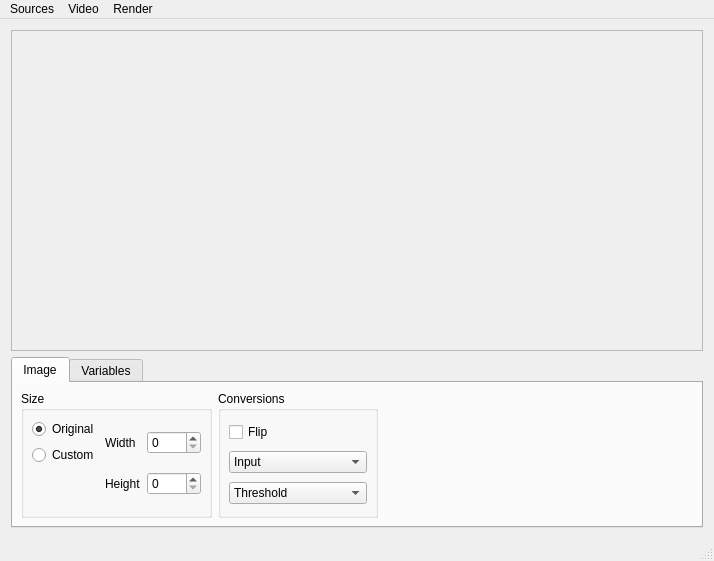
<?xml version="1.0" encoding="UTF-8"?>
<ui version="4.0">
 <class>MainWindow</class>
 <widget class="QMainWindow" name="MainWindow">
  <property name="geometry">
   <rect>
    <x>0</x>
    <y>0</y>
    <width>714</width>
    <height>561</height>
   </rect>
  </property>
  <property name="windowTitle">
   <string>Filter and Derivatives</string>
  </property>
  <widget class="QWidget" name="centralWidget">
   <layout class="QVBoxLayout" name="verticalLayout">
    <item>
     <widget class="QScrollArea" name="scrollAreaSource">
      <property name="sizePolicy">
       <sizepolicy hsizetype="Expanding" vsizetype="Expanding">
        <horstretch>0</horstretch>
        <verstretch>0</verstretch>
       </sizepolicy>
      </property>
      <property name="widgetResizable">
       <bool>true</bool>
      </property>
      <property name="alignment">
       <set>Qt::AlignCenter</set>
      </property>
      <widget class="QcvMatWidget" name="sourceImage">
       <property name="geometry">
        <rect>
         <x>0</x>
         <y>0</y>
         <width>688</width>
         <height>309</height>
        </rect>
       </property>
      </widget>
     </widget>
    </item>
    <item>
     <widget class="QTabWidget" name="tabWidgetFilters">
      <property name="sizePolicy">
       <sizepolicy hsizetype="Expanding" vsizetype="Preferred">
        <horstretch>0</horstretch>
        <verstretch>0</verstretch>
       </sizepolicy>
      </property>
      <property name="currentIndex">
       <number>0</number>
      </property>
      <widget class="QWidget" name="tabImage">
       <attribute name="title">
        <string>Image</string>
       </attribute>
       <layout class="QHBoxLayout" name="horizontalLayout">
        <property name="leftMargin">
         <number>8</number>
        </property>
        <property name="topMargin">
         <number>8</number>
        </property>
        <property name="rightMargin">
         <number>8</number>
        </property>
        <property name="bottomMargin">
         <number>8</number>
        </property>
        <item>
         <widget class="QGroupBox" name="groupBoxSize">
          <property name="title">
           <string>Size</string>
          </property>
          <layout class="QHBoxLayout" name="horizontalLayout_4">
           <property name="leftMargin">
            <number>8</number>
           </property>
           <property name="topMargin">
            <number>8</number>
           </property>
           <property name="rightMargin">
            <number>8</number>
           </property>
           <property name="bottomMargin">
            <number>8</number>
           </property>
           <item>
            <layout class="QVBoxLayout" name="verticalLayout_6">
             <item>
              <widget class="QRadioButton" name="radioButtonOrigSize">
               <property name="text">
                <string>Original</string>
               </property>
               <property name="checked">
                <bool>true</bool>
               </property>
              </widget>
             </item>
             <item>
              <widget class="QRadioButton" name="radioButtonCustomSize">
               <property name="text">
                <string>Custom</string>
               </property>
              </widget>
             </item>
             <item>
              <spacer name="verticalSpacer_2">
               <property name="orientation">
                <enum>Qt::Vertical</enum>
               </property>
               <property name="sizeHint" stdset="0">
                <size>
                 <width>20</width>
                 <height>40</height>
                </size>
               </property>
              </spacer>
             </item>
            </layout>
           </item>
           <item>
            <layout class="QVBoxLayout" name="verticalLayout_5">
             <item>
              <layout class="QHBoxLayout" name="horizontalLayout_2">
               <item>
                <widget class="QLabel" name="labelWidth">
                 <property name="text">
                  <string>Width</string>
                 </property>
                </widget>
               </item>
               <item>
                <widget class="QSpinBox" name="spinBoxWidth">
                 <property name="maximum">
                  <number>1600</number>
                 </property>
                 <property name="singleStep">
                  <number>4</number>
                 </property>
                </widget>
               </item>
              </layout>
             </item>
             <item>
              <layout class="QHBoxLayout" name="horizontalLayout_3">
               <item>
                <widget class="QLabel" name="labelHeight">
                 <property name="text">
                  <string>Height</string>
                 </property>
                </widget>
               </item>
               <item>
                <widget class="QSpinBox" name="spinBoxHeight">
                 <property name="maximum">
                  <number>1200</number>
                 </property>
                 <property name="singleStep">
                  <number>4</number>
                 </property>
                </widget>
               </item>
              </layout>
             </item>
            </layout>
           </item>
          </layout>
         </widget>
        </item>
        <item>
         <widget class="QGroupBox" name="groupBoxConv">
          <property name="title">
           <string>Conversions</string>
          </property>
          <layout class="QVBoxLayout" name="verticalLayout_2">
           <property name="leftMargin">
            <number>8</number>
           </property>
           <property name="topMargin">
            <number>8</number>
           </property>
           <property name="rightMargin">
            <number>8</number>
           </property>
           <property name="bottomMargin">
            <number>8</number>
           </property>
           <item>
            <widget class="QCheckBox" name="checkBoxFlip">
             <property name="text">
              <string>Flip</string>
             </property>
            </widget>
           </item>
           <item>
            <widget class="QComboBox" name="comboBoxImages">
             <item>
              <property name="text">
               <string>Input</string>
              </property>
             </item>
             <item>
              <property name="text">
               <string>Gray</string>
              </property>
             </item>
             <item>
              <property name="text">
               <string>Blurred</string>
              </property>
             </item>
             <item>
              <property name="text">
               <string>X Gradient</string>
              </property>
             </item>
             <item>
              <property name="text">
               <string>Y Gradient</string>
              </property>
             </item>
             <item>
              <property name="text">
               <string>Gradient Magnitude</string>
              </property>
             </item>
             <item>
              <property name="text">
               <string>Gradient Angle</string>
              </property>
             </item>
             <item>
              <property name="text">
               <string>Edge Map</string>
              </property>
             </item>
             <item>
              <property name="text">
               <string>Laplacian</string>
              </property>
             </item>
             <item>
              <property name="text">
               <string>Cornerness</string>
              </property>
             </item>
             <item>
              <property name="text">
               <string>Harris Cornerness</string>
              </property>
             </item>
            </widget>
           </item>
           <item>
            <widget class="QComboBox" name="comboBoxEdges">
             <item>
              <property name="text">
               <string>Threshold</string>
              </property>
             </item>
             <item>
              <property name="text">
               <string>Canny</string>
              </property>
             </item>
             <item>
              <property name="text">
               <string>Merged</string>
              </property>
             </item>
            </widget>
           </item>
          </layout>
         </widget>
        </item>
        <item>
         <spacer name="horizontalSpacer">
          <property name="orientation">
           <enum>Qt::Horizontal</enum>
          </property>
          <property name="sizeHint" stdset="0">
           <size>
            <width>40</width>
            <height>20</height>
           </size>
          </property>
         </spacer>
        </item>
       </layout>
      </widget>
      <widget class="QWidget" name="tabVariables">
       <attribute name="title">
        <string>Variables</string>
       </attribute>
       <layout class="QGridLayout" name="gridLayout_2">
        <property name="leftMargin">
         <number>8</number>
        </property>
        <property name="topMargin">
         <number>8</number>
        </property>
        <property name="rightMargin">
         <number>8</number>
        </property>
        <property name="bottomMargin">
         <number>8</number>
        </property>
        <item row="1" column="0">
         <widget class="QLabel" name="labelSigma">
          <property name="text">
           <string>Sigma</string>
          </property>
         </widget>
        </item>
        <item row="1" column="1">
         <widget class="QLabel" name="labelSigmaMin">
          <property name="text">
           <string>0.0</string>
          </property>
          <property name="alignment">
           <set>Qt::AlignRight|Qt::AlignTrailing|Qt::AlignVCenter</set>
          </property>
         </widget>
        </item>
        <item row="1" column="2">
         <widget class="QSlider" name="horizontalSliderSigma">
          <property name="maximum">
           <number>315</number>
          </property>
          <property name="orientation">
           <enum>Qt::Horizontal</enum>
          </property>
         </widget>
        </item>
        <item row="1" column="3">
         <widget class="QLabel" name="labelSigmaMax">
          <property name="text">
           <string>1.0</string>
          </property>
         </widget>
        </item>
        <item row="1" column="4">
         <widget class="QDoubleSpinBox" name="doubleSpinBoxSigma">
          <property name="minimum">
           <double>0.350000000000000</double>
          </property>
          <property name="maximum">
           <double>3.500000000000000</double>
          </property>
          <property name="singleStep">
           <double>0.010000000000000</double>
          </property>
         </widget>
        </item>
        <item row="0" column="0">
         <widget class="QLabel" name="labelKernel">
          <property name="text">
           <string>Kernel</string>
          </property>
         </widget>
        </item>
        <item row="0" column="1">
         <widget class="QLabel" name="labelKernelMin">
          <property name="text">
           <string>3</string>
          </property>
          <property name="alignment">
           <set>Qt::AlignRight|Qt::AlignTrailing|Qt::AlignVCenter</set>
          </property>
         </widget>
        </item>
        <item row="0" column="2">
         <widget class="QSlider" name="horizontalSliderKernel">
          <property name="minimum">
           <number>3</number>
          </property>
          <property name="maximum">
           <number>15</number>
          </property>
          <property name="singleStep">
           <number>2</number>
          </property>
          <property name="pageStep">
           <number>2</number>
          </property>
          <property name="value">
           <number>3</number>
          </property>
          <property name="orientation">
           <enum>Qt::Horizontal</enum>
          </property>
         </widget>
        </item>
        <item row="0" column="3">
         <widget class="QLabel" name="labelKernelMax">
          <property name="text">
           <string>15</string>
          </property>
         </widget>
        </item>
        <item row="0" column="4">
         <widget class="QSpinBox" name="spinBoxKernel">
          <property name="minimum">
           <number>3</number>
          </property>
          <property name="maximum">
           <number>15</number>
          </property>
          <property name="singleStep">
           <number>2</number>
          </property>
         </widget>
        </item>
        <item row="2" column="0">
         <widget class="QLabel" name="labelThreshold">
          <property name="text">
           <string>Threshold</string>
          </property>
         </widget>
        </item>
        <item row="2" column="1">
         <widget class="QLabel" name="labelThresholdMin">
          <property name="text">
           <string>0</string>
          </property>
          <property name="alignment">
           <set>Qt::AlignRight|Qt::AlignTrailing|Qt::AlignVCenter</set>
          </property>
         </widget>
        </item>
        <item row="2" column="2">
         <widget class="QSlider" name="horizontalSliderThreshold">
          <property name="maximum">
           <number>255</number>
          </property>
          <property name="value">
           <number>127</number>
          </property>
          <property name="orientation">
           <enum>Qt::Horizontal</enum>
          </property>
         </widget>
        </item>
        <item row="2" column="3">
         <widget class="QLabel" name="labelThresholdMax">
          <property name="text">
           <string>255</string>
          </property>
         </widget>
        </item>
        <item row="2" column="4">
         <widget class="QSpinBox" name="spinBoxThreshold">
          <property name="maximum">
           <number>255</number>
          </property>
          <property name="value">
           <number>127</number>
          </property>
         </widget>
        </item>
        <item row="3" column="0">
         <widget class="QLabel" name="labelKappa">
          <property name="text">
           <string>Kappa</string>
          </property>
         </widget>
        </item>
        <item row="3" column="1">
         <widget class="QLabel" name="labelKappaMin">
          <property name="text">
           <string>0.04</string>
          </property>
          <property name="alignment">
           <set>Qt::AlignRight|Qt::AlignTrailing|Qt::AlignVCenter</set>
          </property>
         </widget>
        </item>
        <item row="3" column="2">
         <widget class="QSlider" name="horizontalSliderKappa">
          <property name="maximum">
           <number>11</number>
          </property>
          <property name="orientation">
           <enum>Qt::Horizontal</enum>
          </property>
         </widget>
        </item>
        <item row="3" column="3">
         <widget class="QLabel" name="labelKappaMax">
          <property name="text">
           <string>0.15</string>
          </property>
         </widget>
        </item>
        <item row="3" column="4">
         <widget class="QDoubleSpinBox" name="doubleSpinBoxKappa">
          <property name="minimum">
           <double>0.040000000000000</double>
          </property>
          <property name="maximum">
           <double>0.150000000000000</double>
          </property>
          <property name="singleStep">
           <double>0.010000000000000</double>
          </property>
         </widget>
        </item>
       </layout>
      </widget>
     </widget>
    </item>
   </layout>
  </widget>
  <widget class="QMenuBar" name="menuBar">
   <property name="geometry">
    <rect>
     <x>0</x>
     <y>0</y>
     <width>714</width>
     <height>22</height>
    </rect>
   </property>
   <widget class="QMenu" name="menuSources">
    <property name="title">
     <string>Sources</string>
    </property>
    <addaction name="actionCamera_0"/>
    <addaction name="actionCamera_1"/>
    <addaction name="actionFile"/>
    <addaction name="separator"/>
    <addaction name="actionQuit"/>
   </widget>
   <widget class="QMenu" name="menuVideo">
    <property name="title">
     <string>Video</string>
    </property>
    <widget class="QMenu" name="menuSize">
     <property name="title">
      <string>taille</string>
     </property>
     <addaction name="actionOriginalSize"/>
     <addaction name="actionConstrainedSize"/>
    </widget>
    <addaction name="actionFlip"/>
    <addaction name="separator"/>
    <addaction name="menuSize"/>
   </widget>
   <widget class="QMenu" name="menuRender">
    <property name="title">
     <string>Render</string>
    </property>
    <addaction name="actionRenderImage"/>
    <addaction name="actionRenderPixmap"/>
    <addaction name="actionRenderOpenGL"/>
   </widget>
   <addaction name="menuSources"/>
   <addaction name="menuVideo"/>
   <addaction name="menuRender"/>
  </widget>
  <widget class="QStatusBar" name="statusBar"/>
  <action name="actionCamera_0">
   <property name="text">
    <string>Camera 0</string>
   </property>
   <property name="toolTip">
    <string>caméra interne</string>
   </property>
   <property name="shortcut">
    <string>Ctrl+Shift+0</string>
   </property>
  </action>
  <action name="actionCamera_1">
   <property name="text">
    <string>Camera 1</string>
   </property>
   <property name="toolTip">
    <string>caméra externe</string>
   </property>
   <property name="shortcut">
    <string>Ctrl+Shift+1</string>
   </property>
  </action>
  <action name="actionFile">
   <property name="text">
    <string>File</string>
   </property>
   <property name="toolTip">
    <string>fichier video</string>
   </property>
   <property name="shortcut">
    <string>Ctrl+O</string>
   </property>
  </action>
  <action name="actionFlip">
   <property name="checkable">
    <bool>true</bool>
   </property>
   <property name="text">
    <string>flip</string>
   </property>
  </action>
  <action name="actionOriginalSize">
   <property name="checkable">
    <bool>true</bool>
   </property>
   <property name="text">
    <string>Originale</string>
   </property>
   <property name="toolTip">
    <string>taille originale</string>
   </property>
  </action>
  <action name="actionConstrainedSize">
   <property name="checkable">
    <bool>true</bool>
   </property>
   <property name="text">
    <string>Custom</string>
   </property>
   <property name="iconText">
    <string>contrainte</string>
   </property>
   <property name="toolTip">
    <string>taille imposée</string>
   </property>
  </action>
  <action name="actionQuit">
   <property name="text">
    <string>Quitter</string>
   </property>
  </action>
  <action name="actionRenderImage">
   <property name="checkable">
    <bool>true</bool>
   </property>
   <property name="checked">
    <bool>true</bool>
   </property>
   <property name="text">
    <string>Image</string>
   </property>
  </action>
  <action name="actionRenderPixmap">
   <property name="checkable">
    <bool>true</bool>
   </property>
   <property name="text">
    <string>Pixmap</string>
   </property>
  </action>
  <action name="actionRenderOpenGL">
   <property name="checkable">
    <bool>true</bool>
   </property>
   <property name="text">
    <string>OpenGL</string>
   </property>
  </action>
 </widget>
 <layoutdefault spacing="6" margin="11"/>
 <customwidgets>
  <customwidget>
   <class>QcvMatWidget</class>
   <extends>QWidget</extends>
   <header>QcvMatWidget.h</header>
   <container>1</container>
  </customwidget>
 </customwidgets>
 <tabstops>
  <tabstop>radioButtonOrigSize</tabstop>
  <tabstop>radioButtonCustomSize</tabstop>
  <tabstop>spinBoxWidth</tabstop>
  <tabstop>spinBoxHeight</tabstop>
  <tabstop>checkBoxFlip</tabstop>
  <tabstop>comboBoxImages</tabstop>
  <tabstop>comboBoxEdges</tabstop>
  <tabstop>spinBoxKernel</tabstop>
  <tabstop>doubleSpinBoxSigma</tabstop>
  <tabstop>spinBoxThreshold</tabstop>
  <tabstop>doubleSpinBoxKappa</tabstop>
  <tabstop>horizontalSliderKernel</tabstop>
  <tabstop>horizontalSliderSigma</tabstop>
  <tabstop>horizontalSliderThreshold</tabstop>
  <tabstop>horizontalSliderKappa</tabstop>
  <tabstop>tabWidgetFilters</tabstop>
  <tabstop>scrollAreaSource</tabstop>
 </tabstops>
 <resources/>
 <connections>
  <connection>
   <sender>radioButtonCustomSize</sender>
   <signal>clicked(bool)</signal>
   <receiver>actionConstrainedSize</receiver>
   <slot>setChecked(bool)</slot>
   <hints>
    <hint type="sourcelabel">
     <x>108</x>
     <y>444</y>
    </hint>
    <hint type="destinationlabel">
     <x>-1</x>
     <y>-1</y>
    </hint>
   </hints>
  </connection>
  <connection>
   <sender>actionConstrainedSize</sender>
   <signal>triggered(bool)</signal>
   <receiver>radioButtonCustomSize</receiver>
   <slot>setChecked(bool)</slot>
   <hints>
    <hint type="sourcelabel">
     <x>-1</x>
     <y>-1</y>
    </hint>
    <hint type="destinationlabel">
     <x>108</x>
     <y>444</y>
    </hint>
   </hints>
  </connection>
  <connection>
   <sender>radioButtonOrigSize</sender>
   <signal>clicked(bool)</signal>
   <receiver>actionOriginalSize</receiver>
   <slot>setChecked(bool)</slot>
   <hints>
    <hint type="sourcelabel">
     <x>108</x>
     <y>425</y>
    </hint>
    <hint type="destinationlabel">
     <x>-1</x>
     <y>-1</y>
    </hint>
   </hints>
  </connection>
  <connection>
   <sender>actionOriginalSize</sender>
   <signal>triggered(bool)</signal>
   <receiver>radioButtonOrigSize</receiver>
   <slot>setChecked(bool)</slot>
   <hints>
    <hint type="sourcelabel">
     <x>-1</x>
     <y>-1</y>
    </hint>
    <hint type="destinationlabel">
     <x>108</x>
     <y>425</y>
    </hint>
   </hints>
  </connection>
  <connection>
   <sender>checkBoxFlip</sender>
   <signal>clicked(bool)</signal>
   <receiver>actionFlip</receiver>
   <slot>setChecked(bool)</slot>
   <hints>
    <hint type="sourcelabel">
     <x>386</x>
     <y>425</y>
    </hint>
    <hint type="destinationlabel">
     <x>-1</x>
     <y>-1</y>
    </hint>
   </hints>
  </connection>
  <connection>
   <sender>actionFlip</sender>
   <signal>triggered(bool)</signal>
   <receiver>checkBoxFlip</receiver>
   <slot>setChecked(bool)</slot>
   <hints>
    <hint type="sourcelabel">
     <x>-1</x>
     <y>-1</y>
    </hint>
    <hint type="destinationlabel">
     <x>386</x>
     <y>425</y>
    </hint>
   </hints>
  </connection>
  <connection>
   <sender>spinBoxKernel</sender>
   <signal>valueChanged(int)</signal>
   <receiver>horizontalSliderKernel</receiver>
   <slot>setValue(int)</slot>
   <hints>
    <hint type="sourcelabel">
     <x>630</x>
     <y>393</y>
    </hint>
    <hint type="destinationlabel">
     <x>573</x>
     <y>395</y>
    </hint>
   </hints>
  </connection>
  <connection>
   <sender>horizontalSliderKernel</sender>
   <signal>valueChanged(int)</signal>
   <receiver>spinBoxKernel</receiver>
   <slot>setValue(int)</slot>
   <hints>
    <hint type="sourcelabel">
     <x>470</x>
     <y>395</y>
    </hint>
    <hint type="destinationlabel">
     <x>638</x>
     <y>398</y>
    </hint>
   </hints>
  </connection>
  <connection>
   <sender>spinBoxThreshold</sender>
   <signal>valueChanged(int)</signal>
   <receiver>horizontalSliderThreshold</receiver>
   <slot>setValue(int)</slot>
   <hints>
    <hint type="sourcelabel">
     <x>649</x>
     <y>467</y>
    </hint>
    <hint type="destinationlabel">
     <x>571</x>
     <y>467</y>
    </hint>
   </hints>
  </connection>
  <connection>
   <sender>horizontalSliderThreshold</sender>
   <signal>valueChanged(int)</signal>
   <receiver>spinBoxThreshold</receiver>
   <slot>setValue(int)</slot>
   <hints>
    <hint type="sourcelabel">
     <x>459</x>
     <y>470</y>
    </hint>
    <hint type="destinationlabel">
     <x>638</x>
     <y>459</y>
    </hint>
   </hints>
  </connection>
 </connections>
</ui>
